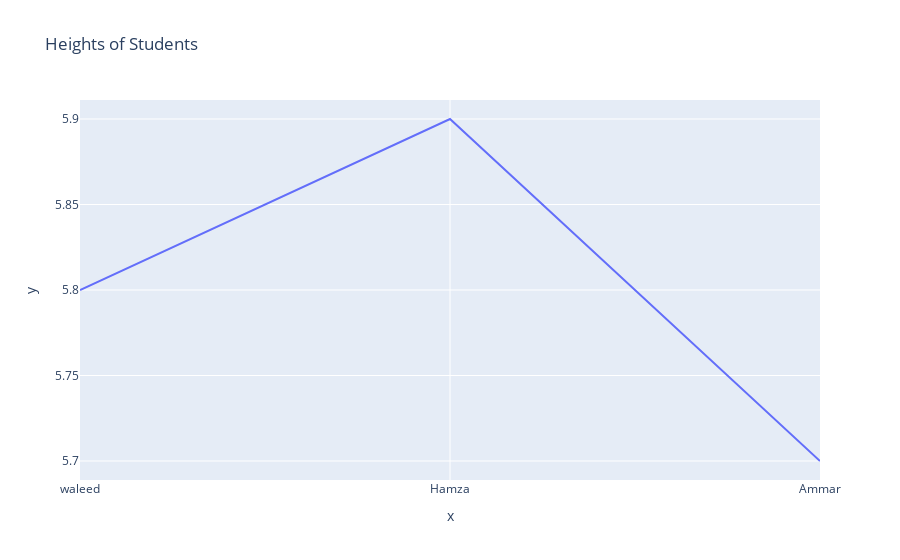

Notebook cell for this chart:
### Code cell
fig=px.line(x=names,y=heights,title="Heights of Students")
fig.show()

### Figure 1 — Plotly figure (JSON) as saved in the notebook; plotly's stock layout.template omitted (floating-point values rounded to 4 significant figures)
{"data": [{"hovertemplate": "x=%{x}<br>y=%{y}<extra></extra>", "legendgroup": "", "line": {"color": "#636efa", "dash": "solid"}, "marker": {"symbol": "circle"}, "mode": "lines", "name": "", "orientation": "v", "showlegend": false, "type": "scatter", "x": ["waleed", "Hamza", "Ammar"], "xaxis": "x", "y": [5.8, 5.9, 5.7], "yaxis": "y"}], "layout": {"legend": {"tracegroupgap": 0}, "title": {"text": "Heights of Students"}, "xaxis": {"anchor": "y", "domain": [0, 1], "title": {"text": "x"}}, "yaxis": {"anchor": "x", "domain": [0, 1], "title": {"text": "y"}}}}
